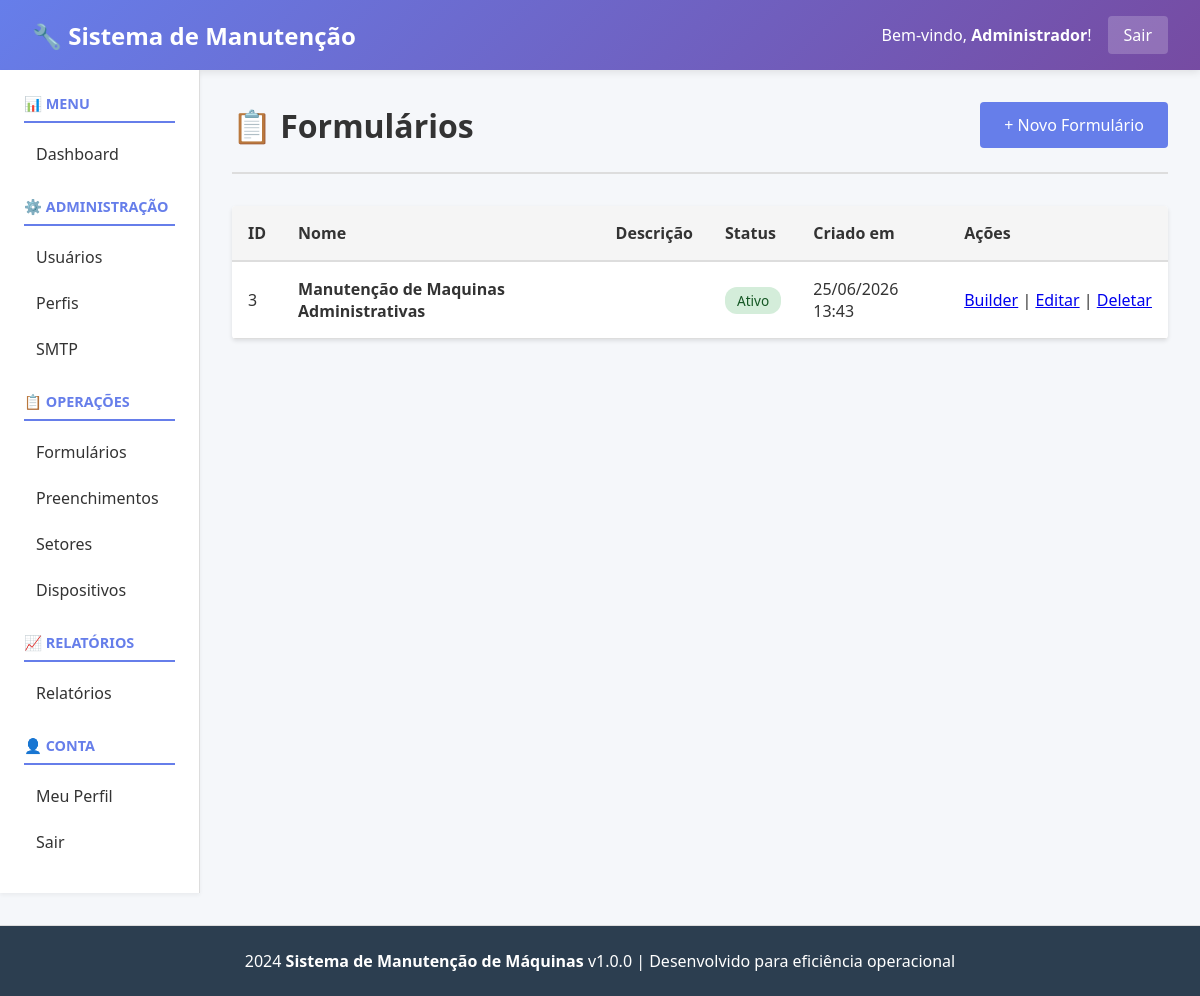
The app's page /public/index.php?page=forms (signed in) with its own data.
### tables this page shows
CREATE TABLE `users` (
  `id` int(11) NOT NULL,
  `username` varchar(100) NOT NULL,
  `email` varchar(100) NOT NULL,
  `password_hash` varchar(255) NOT NULL,
  `full_name` varchar(200) NOT NULL,
  `auth_type` enum('local','ldap') DEFAULT 'local',
  `profile_id` int(11) DEFAULT NULL,
  `status` enum('active','inactive') DEFAULT 'active',
  `last_login` datetime DEFAULT NULL,
  `created_at` datetime DEFAULT current_timestamp(),
  `updated_at` datetime DEFAULT current_timestamp() ON UPDATE current_timestamp()
);

CREATE TABLE `forms` (
  `id` int(11) NOT NULL,
  `name` varchar(255) NOT NULL,
  `description` longtext DEFAULT NULL,
  `category_id` int(11) DEFAULT NULL,
  `created_by` int(11) DEFAULT NULL,
  `status` varchar(20) DEFAULT 'active',
  `created_at` datetime DEFAULT current_timestamp(),
  `updated_at` datetime DEFAULT current_timestamp() ON UPDATE current_timestamp()
);

### controllers/FormController.php (called while the page is built, shortened)
<?php
class FormController
{
    private $db;
    public function __construct()
    {
        $this->db = Database::getInstance();
    }
    public function index()
    {
        try {
            $forms = $this->db->fetchAll("SELECT * FROM forms ORDER BY id DESC");
            include __DIR__ . '/../views/forms/index.php';
        } catch (\Exception $e) {
            echo "Erro: " . $e->getMessage();
        }
    }
}

### config/Database.php (called while the page is built, shortened)
<?php
class Database
{
    private static $instance = null;
    private $connection;
    private $host = 'localhost';
    private $db_name = 'manutencao_db';
    private $username = 'root';
    private $password = '';
    private $charset = 'utf8mb4';
    private function __construct()
    {
        try {
            $dsn = "mysql:host=" . $this->host . ";dbname=" . $this->db_name . ";charset=" . $this->charset;
            $this->connection = new \PDO(
                $dsn,
                $this->username,
                $this->password,
                array(
                    \PDO::ATTR_ERRMODE => \PDO::ERRMODE_EXCEPTION,
                    \PDO::ATTR_DEFAULT_FETCH_MODE => \PDO::FETCH_ASSOC,
                    \PDO::ATTR_EMULATE_PREPARES => false
                )
            );
        } catch (\PDOException $e) {
            die("Erro de conexão com banco de dados: " . $e->getMessage());
        }
    }
    public static function getInstance()
    {
        if (self::$instance === null) {
            self::$instance = new self();
        }
        return self::$instance;
    }
    public function fetch($sql, $params = [])
    {
        try {
            $stmt = $this->connection->prepare($sql);
            $stmt->execute($params);
            return $stmt->fetch();
        } catch (\PDOException $e) {
            throw new \Exception("Erro ao buscar registro: " . $e->getMessage());
        }
    }
    public function fetchAll($sql, $params = [])
    {
        try {
            $stmt = $this->connection->prepare($sql);
            $stmt->execute($params);
            return $stmt->fetchAll();
        } catch (\PDOException $e) {
            throw new \Exception("Erro ao buscar registros: " . $e->getMessage());
        }
    }
}

### core/Auth.php (called while the page is built, shortened)
<?php
class Auth
{
    private $db;
    private $user = null;
    public function __construct()
    {
        $this->db = Database::getInstance();
    }
    public function isLoggedIn()
    {
        return isset($_SESSION['user_id']) && !empty($_SESSION['user_id']);
    }
    public function getCurrentUser()
    {
        if ($this->user === null) {
            $this->user = $this->db->fetch(
                "SELECT * FROM users WHERE id = :id",
                [':id' => $_SESSION['user_id']]
            );
        }
        return $this->user;
    }
}

### views/forms/index.php (the view, shortened to what this page needs)
<?php include __DIR__ . '/../header.php'; ?>
<div class="page-header">
    <h1>📋 Formulários</h1>
    <a href="?page=forms&action=create" class="btn">+ Novo Formulário</a>
</div>
<?php if (!empty($forms)): ?>
    <table>
        <thead>
            <tr>
                <th>ID</th>
                <th>Nome</th>
                <th>Descrição</th>
                <th>Status</th>
                <th>Criado em</th>
                <th>Ações</th>
            </tr>
        </thead>
        <tbody>
            <?php foreach ($forms as $form): ?>
                <tr>
                    <td><?php echo htmlspecialchars($form['id']); ?></td>
                    <td><strong><?php echo htmlspecialchars($form['name']); ?></strong></td>
                    <td><?php echo htmlspecialchars(substr($form['description'] ?? '', 0, 50)); ?></td>
                    <td>
                        <?php if ($form['status'] === 'active'): ?>
                            <span class="badge badge-success">Ativo</span>
                        <?php else: ?>
                            <span class="badge badge-danger">Inativo</span>
                        <?php endif; ?>
                    </td>
                    <td><?php echo date('d/m/Y H:i', strtotime($form['created_at'] ?? '')); ?></td>
                    <td style="white-space: nowrap;">
                        <a href="?page=forms&action=builder&id=<?php echo $form['id']; ?>">Builder</a> |
                        <a href="?page=forms&action=edit&id=<?php echo $form['id']; ?>">Editar</a> |
                        <a href="?page=forms&action=delete&id=<?php echo $form['id']; ?>" onclick="return confirm('Tem certeza?')">Deletar</a>
                    </td>
                </tr>
            <?php endforeach; ?>
        </tbody>
    </table>
<?php else: ?>
    <div class="alert alert-info">
        Nenhum formulário encontrado. <a href="?page=forms&action=create">Crie um novo formulário</a>
    </div>
<?php endif; ?>
<?php include __DIR__ . '/../footer.php'; ?>

### views/header.php (shortened to what this page needs)
<?php
$auth = new \Core\Auth();
$user_atual = $auth->getCurrentUser();
?>
<!DOCTYPE html>
<html lang="pt-BR">
<head>
</head>
<body>
    <div class="navbar">
        <h1>🔧 Sistema de Manutenção</h1>
        <div class="navbar-user">
            <span>Bem-vindo, <strong><?php echo htmlspecialchars($user_atual['full_name'] ?? $user_atual['username']); ?></strong>!</span>
            <a href="index.php?page=logout">Sair</a>
        </div>
    </div>
    <div class="container">
        <div class="sidebar">
            <h3>📊 MENU</h3>
            <ul>
                <li><a href="index.php?page=dashboard">Dashboard</a></li>
            </ul>
            <h3>⚙️ ADMINISTRAÇÃO</h3>
            <ul>
                <li><a href="index.php?page=users">Usuários</a></li>
                <li><a href="index.php?page=profiles">Perfis</a></li>
                <li><a href="index.php?page=smtp">SMTP</a></li>
            </ul>
            <h3>📋 OPERAÇÕES</h3>
            <ul>
                <li><a href="index.php?page=forms">Formulários</a></li>
                <li><a href="index.php?page=submissions">Preenchimentos</a></li>
                <li><a href="index.php?page=sectors">Setores</a></li>
                <li><a href="index.php?page=devices">Dispositivos</a></li>
            </ul>
            <h3>📈 RELATÓRIOS</h3>
            <ul>
                <li><a href="index.php?page=reports">Relatórios</a></li>
            </ul>
            <h3>👤 CONTA</h3>
            <ul>
                <li><a href="index.php?page=profile">Meu Perfil</a></li>
                <li><a href="index.php?page=logout">Sair</a></li>
            </ul>
        </div>
        <div class="content">

### views/header.php (style rules this page uses)
* { margin: 0; padding: 0; box-sizing: border-box; }
body { font-family: 'Segoe UI', Tahoma, Geneva, Verdana, sans-serif; background: #f5f7fa; color: #333; }
.navbar { background: linear-gradient(135deg, #667eea 0%, #764ba2 100%); color: white; padding: 1rem 2rem; display: flex; justify-content: space-between; align-items: center; box-shadow: 0 2px 8px rgba(0,0,0,0.1); }
.navbar h1 { font-size: 1.5rem; margin: 0; }
.navbar-user { display: flex; align-items: center; gap: 1rem; }
.navbar-user a { color: white; text-decoration: none; padding: 0.5rem 1rem; background: rgba(255,255,255,0.2); border-radius: 4px; transition: background 0.3s; }
.container { display: grid; grid-template-columns: 200px 1fr; min-height: calc(100vh - 80px); }
.sidebar { background: white; padding: 1.5rem; border-right: 1px solid #ddd; box-shadow: 0 2px 4px rgba(0,0,0,0.05); overflow-y: auto; }
.sidebar h3 { color: #667eea; font-size: 0.9rem; text-transform: uppercase; margin-top: 1.5rem; margin-bottom: 0.75rem; border-bottom: 2px solid #667eea; padding-bottom: 0.5rem; }
.sidebar h3:first-child { margin-top: 0; }
.sidebar ul { list-style: none; }
.sidebar ul li { margin: 0.5rem 0; }
.sidebar ul li a { color: #333; text-decoration: none; padding: 0.5rem 0.75rem; border-radius: 4px; display: block; transition: background 0.3s, color 0.3s; }
.content { padding: 2rem; overflow-y: auto; }
.page-header { display: flex; justify-content: space-between; align-items: center; margin-bottom: 2rem; padding-bottom: 1.5rem; border-bottom: 2px solid #ddd; }
.page-header h1 { font-size: 2rem; color: #333; }
.btn { background: #667eea; color: white; padding: 0.75rem 1.5rem; border: none; border-radius: 4px; cursor: pointer; text-decoration: none; display: inline-block; transition: background 0.3s; }
table { width: 100%; border-collapse: collapse; background: white; border-radius: 4px; overflow: hidden; box-shadow: 0 2px 4px rgba(0,0,0,0.1); }
table thead { background: #f5f5f5; border-bottom: 2px solid #ddd; }
table th, table td { padding: 1rem; text-align: left; border-bottom: 1px solid #ddd; }
.badge { display: inline-block; padding: 0.25rem 0.75rem; border-radius: 12px; font-size: 0.85rem; font-weight: 500; }
.badge-success { background: #d4edda; color: #155724; }

### records on screen
users: full_name "Administrador"
forms: id "3", name "Manutenção de Maquinas Administrativas", status "Ativo", created_at "25/06/2026 13:43"
